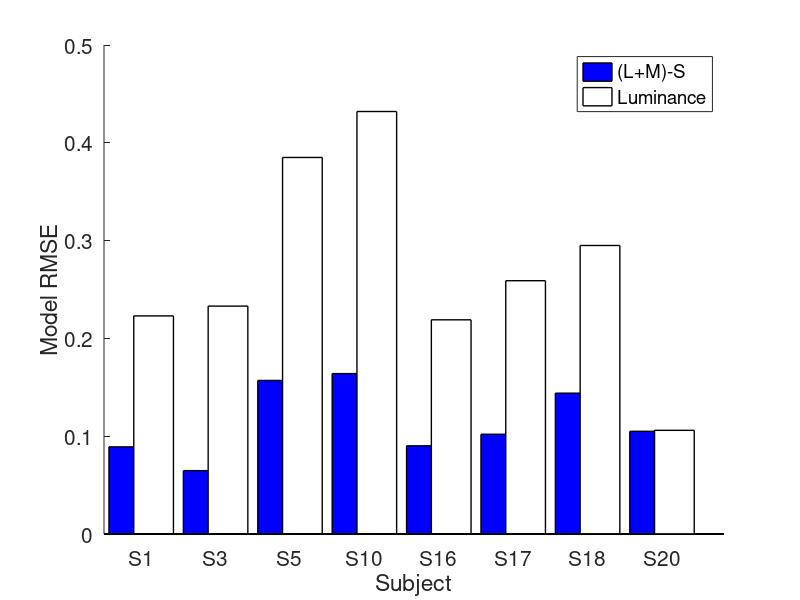
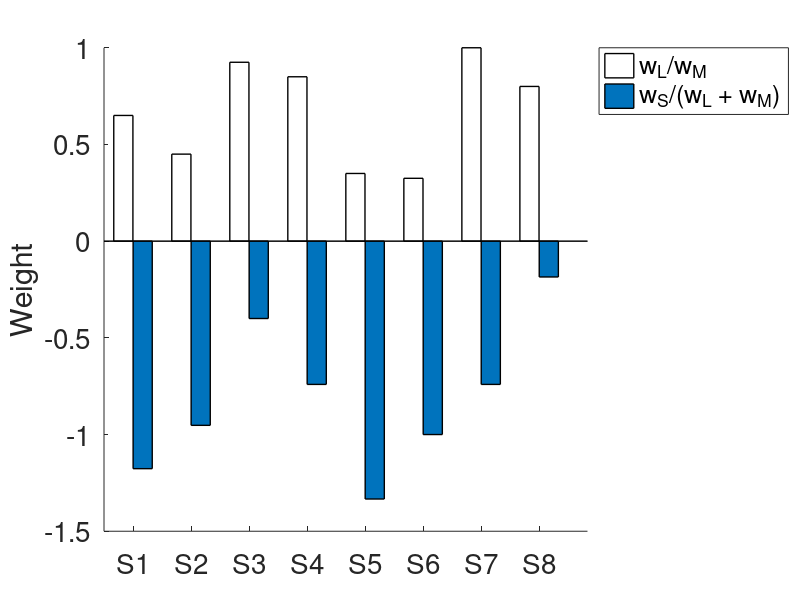

Recreate these plots in MATLAB, in order.
%%

RMSvals = [0.0891 0.11  0.223; ...
           0.0648 0.143 0.233; ...
           0.157  0.112 0.385; ...
           0.164  0.165 0.432; ...
           0.0902 0.136 0.219; ...
           0.102  0.195 0.259; ...
           0.144  0.111 0.295; ...
           0.105  0.182 0.106];

figure;
set(gcf,'Position',[314 423 915 420]);
hold on;
for i = 1:size(RMSvals,1)
    bar((i-1)*3+1,RMSvals(i,1),'FaceColor','b','LineWidth',1);
    bar((i-1)*3+2,RMSvals(i,3),'FaceColor','w','LineWidth',1);
end
set(gca,'FontSize',15);
set(gca,'XTick',0.5+[1 4 7 10 13 16 19 22]);
set(gca,'XTickLabel',{'S1' 'S3' 'S5' 'S10' 'S16' 'S17' 'S18' 'S20'});
xlabel('Subject');
ylabel('Model RMSE');
legend('(L+M)-S','Luminance');

%% FITTED WEIGHTS FOR LUMINANCE AND BLUE-YELLOW OPPONENT MODELS

weightsLMS = [0.5525 0.2975 -1; ...
              0.4725 0.5775 -1; ...
              1.1562 0.09375 -0.5; ...
              1.1475 0.2025 -1; ...
              0.2625 0.4875 -1; ...
              0.325 0.675 -1; ...
              1.35 0 -1; ...
              1.08 0.27 -0.25 ...
              ];

weightsLM = [0.825 0.175 0; ...
             0.85 0.15 0; ...
             0.85 0.15 0; ...
             0.85 0.15 0; ...
             0.25 0.75 0; ...
             0.825 0.175 0; ...
             0.85 0.15 0; ...
             0.75 0.25 0];

figure;
hold on;
bar(1:3:22,weightsLMS(:,1)./(weightsLMS(:,2)+weightsLMS(:,1)),0.33,'FaceColor','w','LineWidth',1);
bar(2:3:23,weightsLMS(:,3)./(weightsLMS(:,2)+weightsLMS(:,1)),0.33,'FaceColor',[0 0.45 0.74],'LineWidth',1);
set(gca,'FontSize',20);
ylabel('Weight');
axis square;
set(gca,'XTick',1.5:3:22.5);
set(gca,'XTickLabel',{'S1' 'S2' 'S3' 'S4' 'S5' 'S6' 'S7' 'S8'});
legend('w_{L}/w_{M}','w_{S}/(w_{L} + w_{M})','Location','NorthEastOutside');
